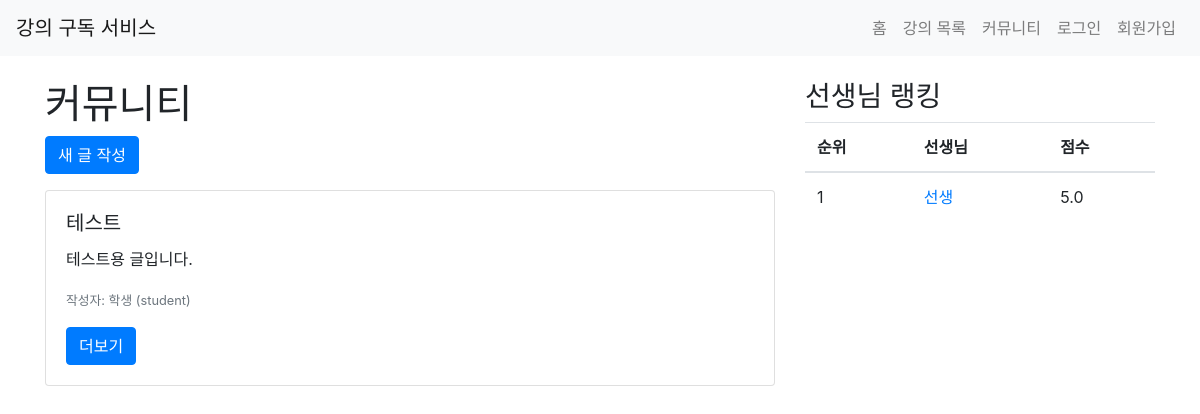
Before: /community/posts with the older database file.
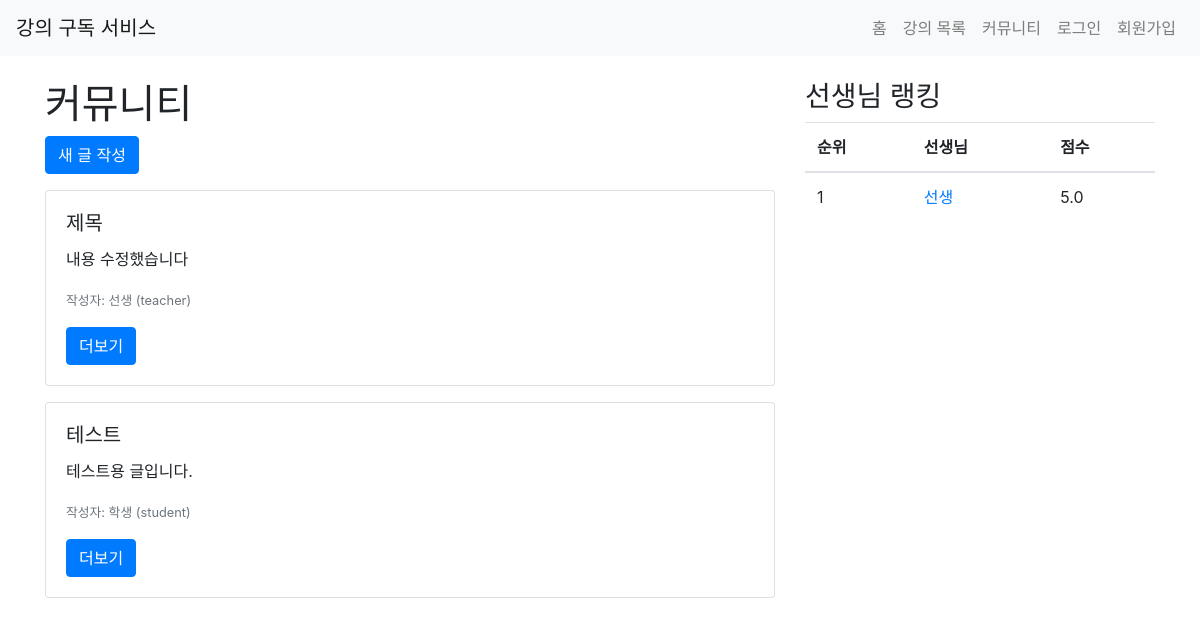
After: the same page with the newer database file.
### app/models.py (models this page shows, shortened)
class Post(db.Model):
    id = db.Column(db.Integer, primary_key=True)
    title = db.Column(db.String(200), nullable=False)
    content = db.Column(db.Text, nullable=False)
    created_at = db.Column(db.DateTime, default=datetime.utcnow)
    author_id = db.Column(db.Integer, db.ForeignKey('user.id'), nullable=False)
    author = db.relationship('User', backref=db.backref('posts', lazy=True))

class User(UserMixin, db.Model):
    id = db.Column(db.Integer, primary_key=True)
    name = db.Column(db.String(100), nullable=False)
    email = db.Column(db.String(120), unique=True, nullable=False)
    password = db.Column(db.String(255), nullable=False)
    role = db.Column(db.String(20), nullable=False)  # 'student' 또는 'teacher'
    enrollments = db.relationship('Enrollment', back_populates='student', lazy=True)
    courses = db.relationship('Course', back_populates='teacher', lazy=True)  # 강사가 가르치는 강좌들
    subscription = db.relationship('Subscription', uselist=False)

### app/views/community.py (the view)
@bp.route('/posts')
def post_list():
    posts = Post.query.order_by(Post.created_at.desc()).all()
    rankings = get_teacher_rankings()
    return render_template('community/post_list.html', posts=posts, rankings=rankings)

### app/views/teachers.py (called while the page is built)
def get_teacher_rankings():
    teachers = User.query.filter_by(role='teacher').all()
    teacher_scores = []
    for teacher in teachers:
        enrollments = Enrollment.query.join(Course).filter(Course.teacher == teacher).all()
        num_students = len(enrollments)
        avg_rating = sum(enrollment.rating or 0 for enrollment in enrollments) / num_students if num_students > 0 else 0
        score = num_students * avg_rating
        teacher_scores.append((teacher, score))
    rankings = sorted(teacher_scores, key=lambda x: x[1], reverse=True)
    return rankings

### app/templates/community/post_list.html (shortened to what this page needs)
{% extends 'base.html' %}
{% block content %}
<div class="row">
    <div class="col-md-8">
        <h1>커뮤니티</h1>
        <div class="mb-3">
            <a href="{{ url_for('community.new_post') }}" class="btn btn-primary">새 글 작성</a>
        </div>
        {% for post in posts %}
        <div class="card mb-3">
            <div class="card-body">
                <h5 class="card-title">{{ post.title }}</h5>
                <p class="card-text">{{ post.content|truncate(100) }}</p>
                <p class="card-text"><small class="text-muted">작성자: {{ post.author.name }} ({{ post.author.role }})</small></p>
                <a href="{{ url_for('community.post_detail', post_id=post.id) }}" class="btn btn-primary">더보기</a>
            </div>
        </div>
        {% endfor %}
    </div>
    <div class="col-md-4">
        <h3>선생님 랭킹</h3>
        <table class="table">
            <thead>
                <tr>
                    <th>순위</th>
                    <th>선생님</th>
                    <th>점수</th>
                </tr>
            </thead>
            <tbody>
                {% for teacher, score in rankings %}
                <tr>
                    <td>{{ loop.index }}</td>
                    <td><a href="{{ url_for('teachers.profile', teacher_id=teacher.id) }}">{{ teacher.name }}</a></td>
                    <td>{{ score }}</td>
                </tr>
                {% endfor %}
            </tbody>
        </table>
    </div>
</div>
{% endblock %}

Changed rows visible on the page:
added Post: title "제목", content "내용 수정했습니다", author.name "선생", author.role "teacher"
